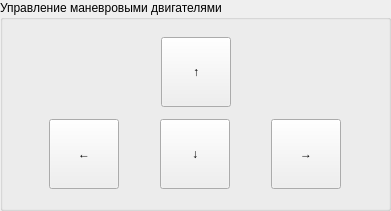
            <widget class="QGroupBox" name="groupBox_8">
             <property name="geometry">
              <rect>
               <x>930</x>
               <y>510</y>
               <width>391</width>
               <height>211</height>
              </rect>
             </property>
             <property name="title">
              <string>Управление маневровыми двигателями</string>
             </property>
             <layout class="QGridLayout" name="gridLayout_10">
              <item row="1" column="0">
               <layout class="QHBoxLayout" name="horizontalLayout_22">
                <item>
                 <widget class="QPushButton" name="pushButton_2">
                  <property name="minimumSize">
                   <size>
                    <width>70</width>
                    <height>70</height>
                   </size>
                  </property>
                  <property name="maximumSize">
                   <size>
                    <width>70</width>
                    <height>70</height>
                   </size>
                  </property>
                  <property name="text">
                   <string>←</string>
                  </property>
                  <property name="iconSize">
                   <size>
                    <width>30</width>
                    <height>30</height>
                   </size>
                  </property>
                 </widget>
                </item>
                <item>
                 <widget class="QPushButton" name="pushButton_3">
                  <property name="minimumSize">
                   <size>
                    <width>70</width>
                    <height>70</height>
                   </size>
                  </property>
                  <property name="maximumSize">
                   <size>
                    <width>70</width>
                    <height>70</height>
                   </size>
                  </property>
                  <property name="text">
                   <string>↓</string>
                  </property>
                  <property name="iconSize">
                   <size>
                    <width>30</width>
                    <height>30</height>
                   </size>
                  </property>
                 </widget>
                </item>
                <item>
                 <widget class="QPushButton" name="pushButton_4">
                  <property name="minimumSize">
                   <size>
                    <width>70</width>
                    <height>70</height>
                   </size>
                  </property>
                  <property name="maximumSize">
                   <size>
                    <width>70</width>
                    <height>70</height>
                   </size>
                  </property>
                  <property name="text">
                   <string>→</string>
                  </property>
                  <property name="iconSize">
                   <size>
                    <width>30</width>
                    <height>30</height>
                   </size>
                  </property>
                 </widget>
                </item>
               </layout>
              </item>
              <item row="0" column="0">
               <layout class="QHBoxLayout" name="horizontalLayout_27">
                <item>
                 <spacer name="horizontalSpacer_2">
                  <property name="orientation">
                   <enum>Qt::Horizontal</enum>
                  </property>
                  <property name="sizeHint" stdset="0">
                   <size>
                    <width>128</width>
                    <height>20</height>
                   </size>
                  </property>
                 </spacer>
                </item>
                <item>
                 <widget class="QPushButton" name="pushButton">
                  <property name="minimumSize">
                   <size>
                    <width>70</width>
                    <height>70</height>
                   </size>
                  </property>
                  <property name="maximumSize">
                   <size>
                    <width>70</width>
                    <height>70</height>
                   </size>
                  </property>
                  <property name="text">
                   <string>↑</string>
                  </property>
                 </widget>
                </item>
                <item>
                 <spacer name="horizontalSpacer_5">
                  <property name="orientation">
                   <enum>Qt::Horizontal</enum>
                  </property>
                  <property name="sizeHint" stdset="0">
                   <size>
                    <width>128</width>
                    <height>20</height>
                   </size>
                  </property>
                 </spacer>
                </item>
               </layout>
              </item>
             </layout>
            </widget>
